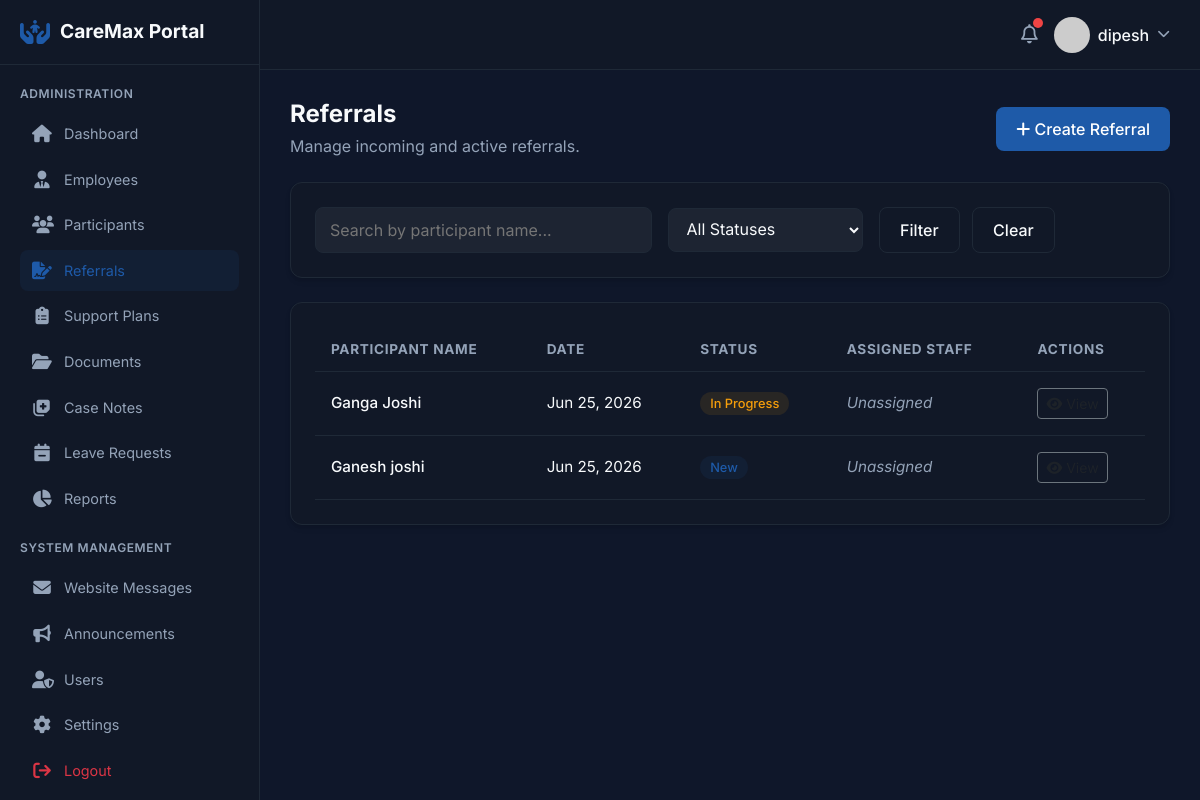
The app's page /portal/referrals/ (signed in) with its own data.
### referrals/models.py (models this page shows, shortened)
class Referral(models.Model):
    GENDER_CHOICES = (
        ('Male', 'Male'),
        ('Female', 'Female'),
        ('Non-binary', 'Non-binary'),
        ('Prefer not to say', 'Prefer not to say'),
    )
    PLAN_MANAGEMENT_CHOICES = (
        ('NDIA Agency Managed', 'NDIA Agency Managed'),
        ('Self Managed', 'Self Managed'),
        ('Plan Managed', 'Plan Managed'),
        ('Not Yet Approved', 'Not Yet Approved'),
        ('Not Sure', 'Not Sure'),
    )
    RELATIONSHIP_CHOICES = (
        ('Self', 'Self'),
        ('Family Member', 'Family Member'),
        ('Support Coordinator', 'Support Coordinator'),
        ('Healthcare Provider', 'Healthcare Provider'),
        ('Other', 'Other'),
    )
    STATUS_CHOICES = (
        ('New', 'New'),
        ('Contacted', 'Contacted'),
        ('Assessment Scheduled', 'Assessment Scheduled'),
        ('In Progress', 'In Progress'),
        ('Approved', 'Approved'),
        ('Closed', 'Closed'),
    )
    first_name = models.CharField(max_length=100)
    last_name = models.CharField(max_length=100)
    date_of_birth = models.DateField(null=True, blank=True)
    gender = models.CharField(max_length=50, choices=GENDER_CHOICES, blank=True)
    phone = models.CharField(max_length=20)
    email = models.EmailField(blank=True)
    address = models.CharField(max_length=255, blank=True, verbose_name="Address / Suburb")
    ndis_number = models.CharField(max_length=50, blank=True, verbose_name="NDIS Number")
    plan_management = models.CharField(max_length=50, choices=PLAN_MANAGEMENT_CHOICES, blank=True, verbose_name="Plan Managed By")
    support_goals = models.TextField(blank=True)
    additional_notes = models.TextField(blank=True)
    referrer_name = models.CharField(max_length=150, blank=True)
    relationship = models.CharField(max_length=50, choices=RELATIONSHIP_CHOICES, blank=True)
    referrer_phone = models.CharField(max_length=20, blank=True)
    referrer_email = models.EmailField(blank=True)
    status = models.CharField(max_length=30, choices=STATUS_CHOICES, default='New')
    assigned_staff = models.ForeignKey(User, on_delete=models.SET_NULL, null=True, blank=True, related_name='assigned_referrals')
    created_at = models.DateTimeField(auto_now_add=True)
    updated_at = models.DateTimeField(auto_now=True)

### portal/views.py (the view)
# urls.py: path('referrals/', views.ReferralListView.as_view(), name='referral_list'),
class ReferralListView(LoginRequiredMixin, StaffRequiredMixin, ListView):
    template_name = 'portal/referrals/list.html'
    context_object_name = 'referrals'
    def get_queryset(self):
        user = self.request.user
        query = self.request.GET.get('q', '')
        status_filter = self.request.GET.get('status', '')
        is_admin = user.is_superuser or user.has_perm('auth.view_user')
        if is_admin:
            referrals = Referral.objects.all().order_by('-created_at')
        else:
            from guardian.shortcuts import get_objects_for_user
            referrals = get_objects_for_user(user, 'referrals.view_referral').order_by('-created_at')
        if query:
            referrals = referrals.filter(first_name__icontains=query) | referrals.filter(last_name__icontains=query)
        if status_filter:
            referrals = referrals.filter(status=status_filter)
        return referrals
    def get_context_data(self, **kwargs):
        context = super().get_context_data(**kwargs)
        context['query'] = self.request.GET.get('q', '')
        context['status_filter'] = self.request.GET.get('status', '')
        return context

### core/context_processors.py (called while the page is built)
def global_services(request):
    return {
        'global_services': Service.objects.filter(status=True).order_by('title')
    }

### portal/mixins.py (called while the page is built)
    def test_func(self):
        return self.request.user.is_authenticated and (
            self.request.user.has_perm('portal.view_participant') or
            self.request.user.is_superuser
        )

### templates/portal/referrals/list.html (shortened to what this page needs)
{% extends "portal/base_portal.html" %}
{% load auth_extras %}
{% block content %}
<div class="d-flex justify-content-between align-items-center mb-4">
    <div>
        <h1 style="font-size: 1.5rem; font-weight: 700; margin-bottom: 5px;">Referrals</h1>
        <p style="color: var(--text-muted); margin: 0;">Manage incoming and active referrals.</p>
    </div>
    <div class="d-flex gap-2">
        {% if perms.referrals.add_referral %}
        <a href="#" class="btn-portal-primary text-decoration-none"><i class="fa-solid fa-plus"></i> Create Referral</a>
        {% endif %}
    </div>
</div>
<div class="glass-card mb-4">
    <form method="GET" class="row g-3 align-items-center">
        <div class="col-md-5">
            <input type="text" class="portal-input" name="q" value="{{ query }}" placeholder="Search by participant name...">
        </div>
        <div class="col-md-3">
            <select class="portal-input" name="status">
                <option value="">All Statuses</option>
            </select>
        </div>
        <div class="col-md-4">
            <button type="submit" class="btn-portal-secondary me-2">Filter</button>
            <a href="{% url 'portal:referral_list' %}" class="btn-portal-secondary text-decoration-none">Clear</a>
        </div>
    </form>
</div>
<div class="glass-card">
    <div class="table-responsive">
        <table class="portal-table">
            <thead>
                <tr>
                    <th>Participant Name</th>
                    <th>Date</th>
                    <th>Status</th>
                    <th>Assigned Staff</th>
                    <th>Actions</th>
                </tr>
            </thead>
            <tbody>
                {% for referral in referrals %}
                <tr>
                    <td>
                        <div style="font-weight: 500;">{{ referral.first_name }} {{ referral.last_name }}</div>
                    </td>
                    <td>{{ referral.created_at|date:"M d, Y" }}</td>
                    <td>
                        {% if referral.status == 'New' %}
                            <span class="portal-badge primary">New</span>
                        {% elif referral.status == 'Approved' %}
                            <span class="portal-badge success">Approved</span>
                        {% elif referral.status == 'Closed' %}
                            <span class="portal-badge danger">Closed</span>
                        {% else %}
                            <span class="portal-badge warning">{{ referral.status }}</span>
                        {% endif %}
                    </td>
                    <td>
                        {% if referral.assigned_staff %}
                            {{ referral.assigned_staff.get_full_name }}
                        {% else %}
                            <span style="color: var(--text-muted); font-style: italic;">Unassigned</span>
                        {% endif %}
                    </td>
                    <td>
                        <a href="{% url 'portal:referral_detail' referral.pk %}" class="btn btn-sm btn-outline-light text-muted border-secondary"><i class="fa-solid fa-eye"></i> View</a>
                    </td>
                </tr>
                {% empty %}
                <tr>
                    <td colspan="5" class="text-center py-4" style="color: var(--text-muted);">
                        No referrals found.
                    </td>
                </tr>
                {% endfor %}
            </tbody>
        </table>
    </div>
</div>
{% endblock %}

### templates/portal/base_portal.html (shortened to what this page needs)
{% load static auth_extras %}
<!DOCTYPE html>
<html lang="en">
<head>
    <link href="https://cdn.jsdelivr.net/npm/bootstrap@5.3.0/dist/css/bootstrap.min.css" rel="stylesheet">
    <link rel="stylesheet" href="https://cdnjs.cloudflare.com/ajax/libs/font-awesome/6.4.0/css/all.min.css">
    <link rel="stylesheet" href="{% static 'css/portal.css' %}">
</head>
<body>
    <aside class="portal-sidebar">
        <div class="portal-brand">
            <i class="fa-solid fa-hands-holding-child" style="color: var(--primary-blue); font-size: 1.5rem;"></i>
            <h2>CareMax Portal</h2>
        </div>
        {% if perms.auth.view_user %}
        <div class="portal-nav-section">
            <div class="portal-nav-title">Administration</div>
            <a href="{% url 'portal:dashboard' %}" class="portal-nav-link {% if request.resolver_match.url_name == 'dashboard' %}active{% endif %}">
                <i class="fa-solid fa-house"></i> Dashboard
            </a>
            <a href="{% url 'portal:employees' %}" class="portal-nav-link {% if request.resolver_match.url_name == 'employees' %}active{% endif %}">
                <i class="fa-solid fa-user-tie"></i> Employees
            </a>
            <a href="{% url 'portal:participant_list' %}" class="portal-nav-link {% if 'participant' in request.resolver_match.url_name %}active{% endif %}">
                <i class="fa-solid fa-users"></i> Participants
            </a>
            <a href="{% url 'portal:referral_list' %}" class="portal-nav-link {% if 'referral' in request.resolver_match.url_name %}active{% endif %}">
                <i class="fa-solid fa-file-signature"></i> Referrals
            </a>
            <a href="{% url 'portal:support_plans' %}" class="portal-nav-link {% if request.resolver_match.url_name == 'support_plans' %}active{% endif %}">
                <i class="fa-solid fa-clipboard-list"></i> Support Plans
            </a>
            <a href="{% url 'portal:documents' %}" class="portal-nav-link {% if request.resolver_match.url_name == 'documents' %}active{% endif %}">
                <i class="fa-solid fa-folder-open"></i> Documents
            </a>
            <a href="{% url 'portal:case_notes' %}" class="portal-nav-link {% if request.resolver_match.url_name == 'case_notes' %}active{% endif %}">
                <i class="fa-solid fa-notes-medical"></i> Case Notes
            </a>
            <a href="{% url 'portal:leave_requests' %}" class="portal-nav-link {% if request.resolver_match.url_name == 'leave_requests' %}active{% endif %}">
                <i class="fa-solid fa-calendar-minus"></i> Leave Requests
            </a>
            <a href="{% url 'portal:reports' %}" class="portal-nav-link {% if request.resolver_match.url_name == 'reports' %}active{% endif %}">
                <i class="fa-solid fa-chart-pie"></i> Reports
            </a>
        </div>
        <div class="portal-nav-section">
            <div class="portal-nav-title">System Management</div>
            <a href="{% url 'portal:website_messages' %}" class="portal-nav-link {% if request.resolver_match.url_name == 'website_messages' %}active{% endif %}">
                <i class="fa-solid fa-envelope"></i> Website Messages
            </a>
            <a href="{% url 'portal:announcements' %}" class="portal-nav-link {% if request.resolver_match.url_name == 'announcements' %}active{% endif %}">
                <i class="fa-solid fa-bullhorn"></i> Announcements
            </a>
            <a href="{% url 'portal:users' %}" class="portal-nav-link {% if request.resolver_match.url_name == 'users' %}active{% endif %}">
                <i class="fa-solid fa-user-shield"></i> Users
            </a>
            <a href="{% url 'portal:settings' %}" class="portal-nav-link {% if request.resolver_match.url_name == 'settings' %}active{% endif %}">
                <i class="fa-solid fa-gear"></i> Settings
            </a>
            <a href="{% url 'portal:logout' %}" class="portal-nav-link text-danger">
                <i class="fa-solid fa-arrow-right-from-bracket"></i> Logout
            </a>
        </div>
        {% endif %}
    </aside>
    <main class="portal-main">
        <header class="portal-header">
            <div class="d-flex align-items-center gap-3">
                <div style="position: relative;">
                    <i class="fa-regular fa-bell" style="font-size: 1.2rem; cursor: pointer; color: var(--text-muted);"></i>
                    <span style="position: absolute; top: -5px; right: -5px; width: 10px; height: 10px; background-color: var(--danger); border-radius: 50%;"></span>
                </div>
                <div class="dropdown">
                    <a href="#" class="d-flex align-items-center gap-2 text-decoration-none" data-bs-toggle="dropdown" aria-expanded="false">
                        <img src="https://ui-avatars.com/api/?name={{ request.user.first_name }}+{{ request.user.last_name }}&background=1E5AA8&color=fff" alt="User Profile" style="width: 36px; height: 36px; border-radius: 50%;">
                        <span style="color: var(--text-main); font-weight: 500;">{{ request.user.get_full_name|default:request.user.username }}</span>
                        <i class="fa-solid fa-chevron-down" style="color: var(--text-muted); font-size: 0.8rem;"></i>
                    </a>
                </div>
            </div>
        </header>
        <div class="portal-content">
            {% block content %}
            {% endblock %}
        </div>
    </main>
</body>
</html>

### static/css/portal.css (style rules this page uses)
:root { --primary-blue: #1E5AA8; --dark-navy: #0F2D52; --secondary-teal: #2CB5A0; --background: #0F172A; --card-bg: #111827; --border-color: #1F2937; --text-main: #F8FAFC; --text-muted: #94A3B8; --success: #10B981; --warning: #F59E0B; --danger: #EF4444; }
body { background-color: var(--background); color: var(--text-main); font-family: 'Inter', sans-serif; margin: 0; padding: 0; }
.portal-sidebar { position: fixed; top: 0; left: 0; width: 260px; height: 100vh; background-color: var(--card-bg); border-right: 1px solid var(--border-color); padding: 20px 0; z-index: 1000; overflow-y: auto; }
.portal-brand { padding: 0 20px 20px; border-bottom: 1px solid var(--border-color); margin-bottom: 20px; display: flex; align-items: center; gap: 10px; }
.portal-brand h2 { color: var(--text-main); font-size: 1.2rem; margin: 0; font-weight: 700; }
.portal-nav-section { padding: 0 20px; margin-bottom: 20px; }
.portal-nav-title { color: var(--text-muted); font-size: 0.75rem; text-transform: uppercase; letter-spacing: 0.05em; font-weight: 600; margin-bottom: 10px; }
.portal-nav-link { display: flex; align-items: center; gap: 12px; color: var(--text-muted); text-decoration: none; padding: 10px 12px; border-radius: 8px; transition: all 0.3s ease; margin-bottom: 4px; font-size: 0.9rem; }
.portal-nav-link:hover, .portal-nav-link.active { background-color: rgba(30, 90, 168, 0.1); color: var(--primary-blue); }
.portal-nav-link i { width: 20px; text-align: center; font-size: 1.1rem; }
.portal-main { margin-left: 260px; min-height: 100vh; display: flex; flex-direction: column; }
.portal-header { height: 70px; background-color: var(--card-bg); border-bottom: 1px solid var(--border-color); display: flex; align-items: center; justify-content: space-between; padding: 0 30px; position: sticky; top: 0; z-index: 999; }
.portal-content { padding: 30px; flex: 1; }
.glass-card { background: var(--card-bg); border: 1px solid var(--border-color); border-radius: 12px; box-shadow: 0 4px 6px -1px rgba(0, 0, 0, 0.1), 0 2px 4px -1px rgba(0, 0, 0, 0.06); padding: 24px; margin-bottom: 24px; }
.portal-table { width: 100%; border-collapse: collapse; }
.portal-table th { text-align: left; padding: 12px 16px; color: var(--text-muted); font-size: 0.85rem; text-transform: uppercase; letter-spacing: 0.05em; border-bottom: 1px solid var(--border-color); }
.portal-table td { padding: 16px; border-bottom: 1px solid var(--border-color); color: var(--text-main); font-size: 0.95rem; }
.portal-badge { padding: 4px 10px; border-radius: 20px; font-size: 0.8rem; font-weight: 500; }
.portal-badge.warning { background: rgba(245, 158, 11, 0.1); color: var(--warning); }
.portal-badge.primary { background: rgba(30, 90, 168, 0.1); color: var(--primary-blue); }
.portal-input { background-color: rgba(255, 255, 255, 0.05); border: 1px solid var(--border-color); color: var(--text-main); border-radius: 8px; padding: 10px 14px; width: 100%; transition: all 0.3s; }
.btn-portal-primary { background-color: var(--primary-blue); color: white; border: none; padding: 10px 20px; border-radius: 8px; font-weight: 500; transition: all 0.3s; cursor: pointer; text-decoration: none; display: inline-block; }
.btn-portal-secondary { background-color: transparent; color: var(--text-main); border: 1px solid var(--border-color); padding: 10px 20px; border-radius: 8px; font-weight: 500; transition: all 0.3s; cursor: pointer; text-decoration: none; display: inline-block; }

### records on screen
Referral: first_name "Ganga", last_name "Joshi", created_at "Jun 25, 2026", status "In Progress", shows "Unassigned"
Referral: first_name "Ganesh", last_name "joshi", created_at "Jun 25, 2026", status "New", shows "Unassigned"

### other values on screen
{{ request.user.get_full_name|default:request.user.username }} "dipesh"
